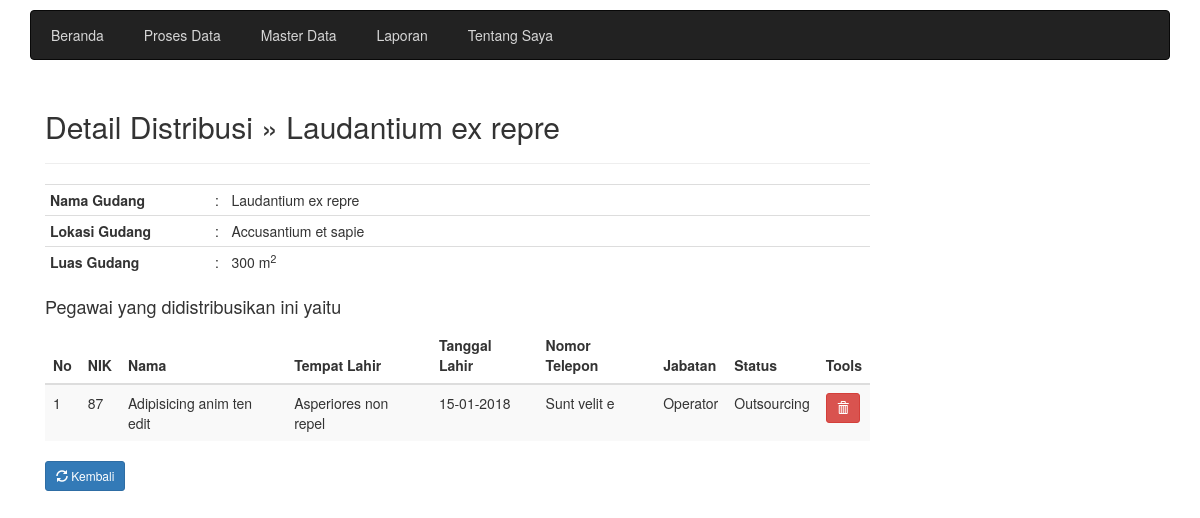
Page /distribusi_detail.php?id=3 on the committed database.
### tables this page shows
CREATE TABLE `gudang` (
  `id` int(11) NOT NULL AUTO_INCREMENT,
  `nama_gudang` varchar(100) NOT NULL,
  `lokasi_gudang` varchar(200) NOT NULL,
  `luas_gudang` int(11) NOT NULL,
  PRIMARY KEY (`id`)
);

CREATE TABLE `karyawan_gudang` (
  `id` int(11) NOT NULL AUTO_INCREMENT,
  `nik` varchar(10) NOT NULL,
  `id_gudang` int(11) NOT NULL,
  PRIMARY KEY (`id`)
);

CREATE TABLE `tkaryawan` (
  `nik` char(20) NOT NULL,
  `nama` varchar(100) NOT NULL,
  `tempat_lahir` varchar(100) NOT NULL,
  `tanggal_lahir` date NOT NULL,
  `alamat` text NOT NULL,
  `no_telepon` char(12) NOT NULL,
  `jabatan` varchar(15) NOT NULL,
  `status` varchar(15) NOT NULL,
  PRIMARY KEY (`nik`)
);

### library.php (called while the page is built, shortened)
<?php
    function IndonesiaTgl($tanggal){
        $tgl = substr($tanggal, 8, 2);
        $bln = substr($tanggal, 5, 2);
        $thn = substr($tanggal, 0, 4);
        $tanggal = "$tgl-$bln-$thn";
        return $tanggal;
    }
?>

### distribusi_detail.php (the view)
<?php
	include('header.php');
    $id = $_GET['id'];
    $sql = mysqli_query($koneksi, "SELECT * FROM gudang where id = '$id'") or die (mysqli_error($koneksi));
    $row = mysqli_fetch_assoc($sql);
?>
<div class="col-sm-9">
	<h2>Detail Distribusi &raquo; <?=$row['nama_gudang']?></h2>
	<hr>
    <table class="table table-stripped table-condensed">
        <tr>
            <th width="20%"> Nama Gudang</th>
            <td width="2%">:</td>
            <td><?=$row['nama_gudang']?></td>
        </tr>
        <tr>
            <th width="20%"> Lokasi Gudang</th>
            <td width="2%">:</td>
            <td><?=$row['lokasi_gudang']?></td>
        </tr>
        <tr>
            <th width="20%"> Luas Gudang</th>
            <td width="2%">:</td>
            <td><?=$row['luas_gudang']?> m<sup>2</sup></td>
        </tr>
    </table>
    <h4>Pegawai yang didistribusikan ini yaitu</h4>
    <div class="table-responsive">
        <table class="table table-striped table=hovered">
            <thead>
                <tr>
                    <th>No</th>
                    <th>NIK</th>
                    <th>Nama</th>
                    <th>Tempat Lahir</th>
                    <th>Tanggal Lahir</th>
                    <th>Nomor Telepon</th>
                    <th>Jabatan</th>
                    <th>Status</th>
                    <th>Tools</th>
                </tr>
            </thead>
            <tbody>
                <?php
                    $mySql = "SELECT * FROM karyawan_gudang
                    LEFT JOIN tkaryawan on tkaryawan.nik = karyawan_gudang.nik
                    WHERE karyawan_gudang.id_gudang = '$id'
                    ";
                    $myQry = mysqli_query($koneksi, $mySql) or die (" Query salah: ".mysqli_error($koneksi));
                    $nomor = 1;
                    while($komlomData = mysqli_fetch_array($myQry)){
                ?>
                <tr>
                    <td><?=$nomor++?></td>
                    <td><?=$komlomData['nik']?></td>
                    <td><?=$komlomData['nama']?></td>
                    <td><?=$komlomData['tempat_lahir']?></td>
                    <td><?=IndonesiaTgl($komlomData['tanggal_lahir'])?></td>
                    <td><?=$komlomData['no_telepon']?></td>
                    <td><?=$komlomData['jabatan']?></td>
                    <td><?=$komlomData['status']?></td>
                    <td>
                        <a href="distribusi_delete.php?id=<?=$komlomData['id']?>" title="Hapus Data" class="btn btn-danger btn-sm">
                            <span class="glyphicon glyphicon-trash" aria-hidden="true"></span>
                        </a>
                    </td>
                </tr>
                <?php
                    }
                ?>
            </tbody>
        </table>
    </div>
    <a href="distribusi_data.php" title="Kembali" class="btn btn-primary btn-sm">
        <span class="glyphicon glyphicon-refresh" aria-hidden="true"></span> Kembali
    </a>
</div>
<?php
	include('footer.php');
?>

### rows in the picture
gudang: nama_gudang "Laudantium ex repre", lokasi_gudang "Accusantium et sapie", luas_gudang "300"
karyawan_gudang: tkaryawan.nik "87", tkaryawan.nama "Adipisicing anim ten edit", tkaryawan.tempat_lahir "Asperiores non repel", tkaryawan.tanggal_lahir "15-01-2018", tkaryawan.no_telepon "Sunt velit e", tkaryawan.jabatan "Operator", tkaryawan.status "Outsourcing"
